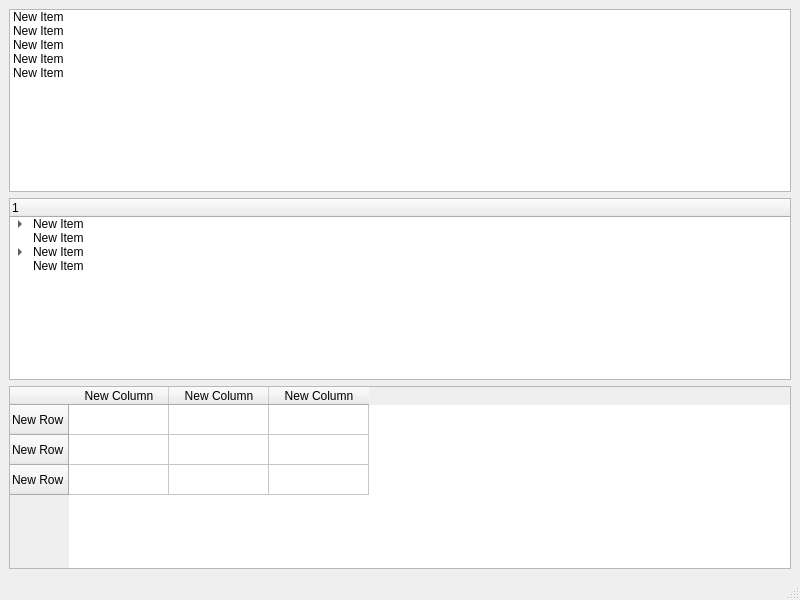
<?xml version="1.0" encoding="UTF-8"?>
<ui version="4.0">
 <class>MainWindow</class>
 <widget class="QMainWindow" name="MainWindow">
  <property name="geometry">
   <rect>
    <x>0</x>
    <y>0</y>
    <width>800</width>
    <height>600</height>
   </rect>
  </property>
  <property name="windowTitle">
   <string>MainWindow</string>
  </property>
  <widget class="QWidget" name="centralwidget">
   <layout class="QVBoxLayout" name="verticalLayout">
    <item>
     <widget class="QListWidget" name="listWidget">
      <item>
       <property name="text">
        <string>New Item</string>
       </property>
      </item>
      <item>
       <property name="text">
        <string>New Item</string>
       </property>
      </item>
      <item>
       <property name="text">
        <string>New Item</string>
       </property>
      </item>
      <item>
       <property name="text">
        <string>New Item</string>
       </property>
      </item>
      <item>
       <property name="text">
        <string>New Item</string>
       </property>
      </item>
     </widget>
    </item>
    <item>
     <widget class="QTreeWidget" name="treeWidget">
      <column>
       <property name="text">
        <string>1</string>
       </property>
      </column>
      <item>
       <property name="text">
        <string>New Item</string>
       </property>
       <item>
        <property name="text">
         <string>New Subitem</string>
        </property>
        <item>
         <property name="text">
          <string>New Subitem</string>
         </property>
        </item>
       </item>
      </item>
      <item>
       <property name="text">
        <string>New Item</string>
       </property>
      </item>
      <item>
       <property name="text">
        <string>New Item</string>
       </property>
       <item>
        <property name="text">
         <string>New Subitem</string>
        </property>
       </item>
       <item>
        <property name="text">
         <string>New Item</string>
        </property>
       </item>
       <item>
        <property name="text">
         <string>New Item</string>
        </property>
        <item>
         <property name="text">
          <string>New Subitem</string>
         </property>
        </item>
       </item>
      </item>
      <item>
       <property name="text">
        <string>New Item</string>
       </property>
      </item>
     </widget>
    </item>
    <item>
     <widget class="QTableWidget" name="tableWidget">
      <row>
       <property name="text">
        <string>New Row</string>
       </property>
      </row>
      <row>
       <property name="text">
        <string>New Row</string>
       </property>
      </row>
      <row>
       <property name="text">
        <string>New Row</string>
       </property>
      </row>
      <column>
       <property name="text">
        <string>New Column</string>
       </property>
      </column>
      <column>
       <property name="text">
        <string>New Column</string>
       </property>
      </column>
      <column>
       <property name="text">
        <string>New Column</string>
       </property>
      </column>
     </widget>
    </item>
   </layout>
  </widget>
  <widget class="QMenuBar" name="menubar">
   <property name="geometry">
    <rect>
     <x>0</x>
     <y>0</y>
     <width>800</width>
     <height>20</height>
    </rect>
   </property>
  </widget>
  <widget class="QStatusBar" name="statusbar"/>
 </widget>
 <resources/>
 <connections/>
</ui>
